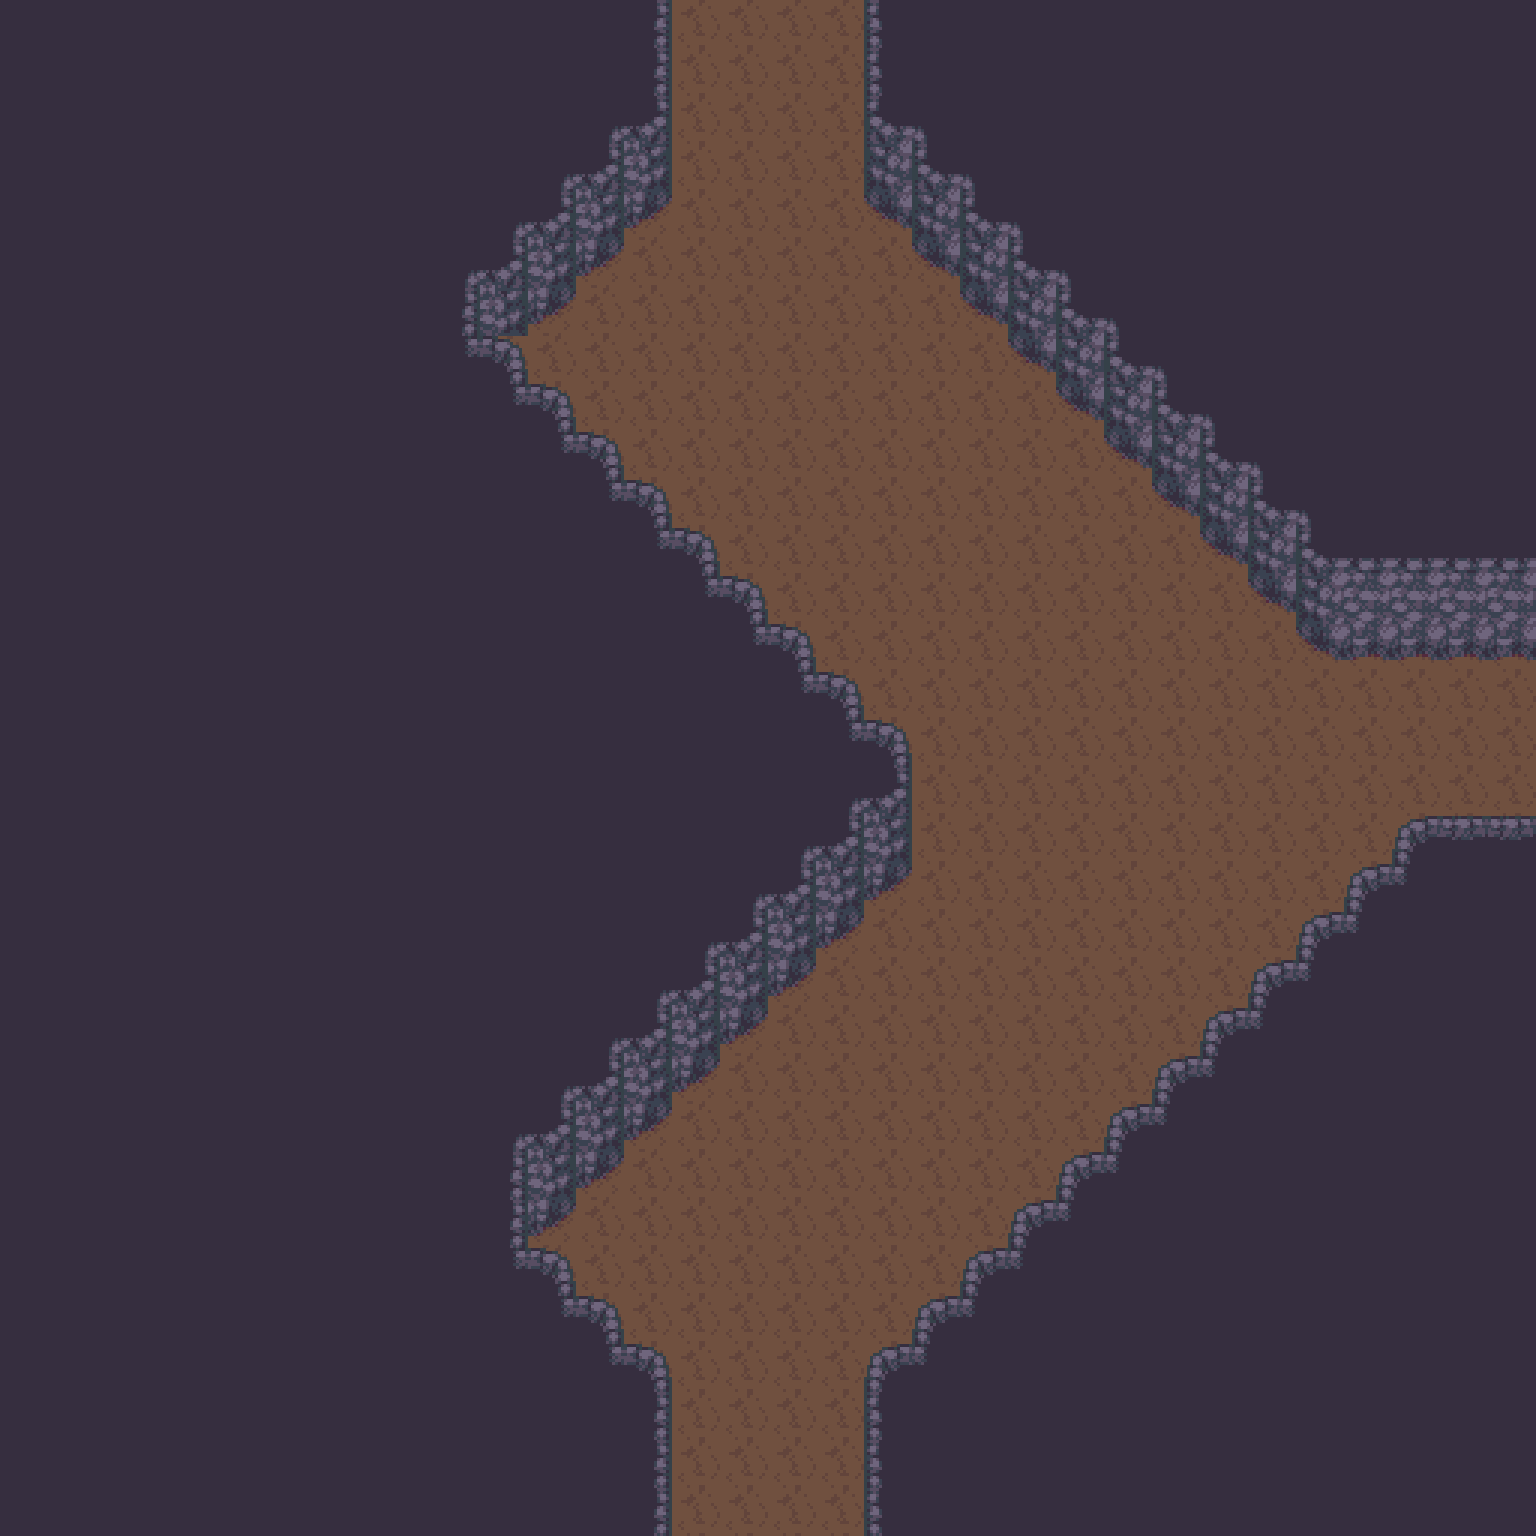

Rendered tile map (Tiled .tmx) drawn with the repository's tilesets; below, a short description and the map source with its tile grids summarised:
An orthogonal 32x32 tile map with 48x48 px tiles, 2 tile layers (Floor, Furnishing).

<map version="1.2" tiledversion="1.3.4" orientation="orthogonal" renderorder="right-down" width="32" height="32" tilewidth="48" tileheight="48" infinite="0" nextlayerid="3" nextobjectid="1">
 <tileset firstgid="1" source="Cave.tsx" />
 <layer id="2" name="Floor" width="32" height="32">
  <data>[1024 cells, 1024 non-empty, 1 distinct tile ids]</data>
 </layer>
 <layer id="1" name="Furnishing" width="32" height="32">
  <data>[1024 cells, 768 non-empty, 19 distinct tile ids]</data>
 </layer>
</map>
